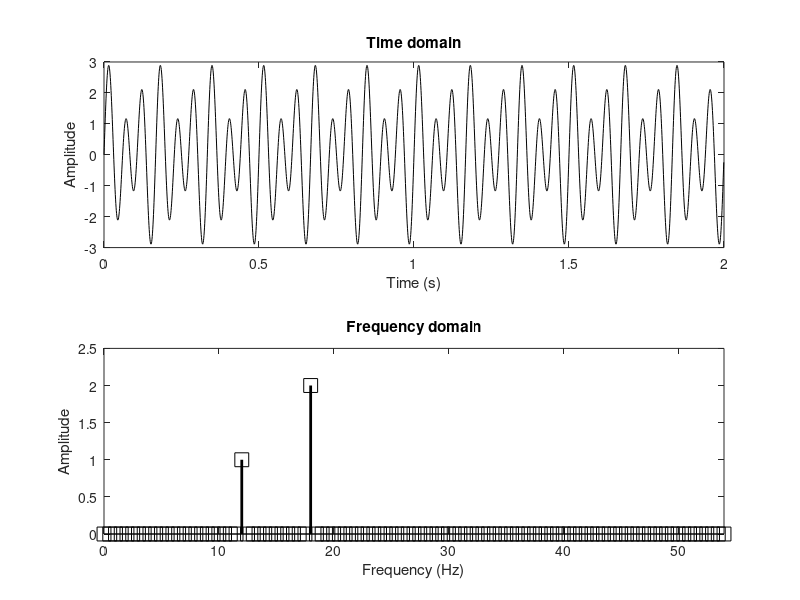

Write MATLAB code to recreate this figure. (Note: this script raises an error after producing the figure.)
%%
%     COURSE: Advanced neuroscience techniques
%    LECTURE: Spectral source separation
% Instructor: mikexcohen.com
%
%%


%%
% Intro to "static" spectral analysis via FFT
%

%% Generate a multispectral noisy signal

% simulation parameters
srate = 1234; % in Hz
npnts = srate*2; % 2 seconds
time  = (0:npnts-1)/srate;

% frequencies to include
frex  = [ 12 18 ];


% loop over frequencies to create signal
signal = zeros(size(time));
for fi=1:length(frex)
    signal = signal + fi*sin(2*pi*frex(fi)*time);
end


% add some noise
noiselevel = 0;
signal = signal + noiselevel * randn(size(signal));


% plot the time-domain signal
figure(1), clf
subplot(211)

plot(time,signal,'k')
xlabel('Time (s)'), ylabel('Amplitude')
title('Time domain')


%% spectral analysis

% amplitude spectrum via Fourier transform
signalX = fft(signal);
signalAmp = 2*abs(signalX)/npnts;

% vector of frequencies in Hz
hz = linspace(0,srate/2,floor(npnts/2)+1);


% and plot
subplot(212)
stem(hz,signalAmp(1:length(hz)),'ks','linewidth',2,'markersize',10)
set(gca,'xlim',[0 max(frex)*3])
xlabel('Frequency (Hz)'), ylabel('Amplitude')
title('Frequency domain')


%%% Question: Is it easier to understand the features of the signal in the
%             time-domain or in the frequency-domain?
%
%%% Question: Which domain is more robust to noise? 
%             Try changing the "noiselevel" variable.

%%

%% example static power spectrum in real EEG data

% load data
load EEGrestingState.mat
N = length(eegdata);

% time vector
timevec = (0:N-1)/srate;

% plot the data in the time domain
figure(2), clf
plot(timevec,eegdata,'k')
xlabel('Time (seconds)'), ylabel('Voltage (\muV)')
title('Time domain')

%%% Question: What are the prominent spectral features?
%             Zoom in and count!
zoom on

%% "static" FFT over entire period

eegpow = abs( fft(eegdata)/N ).^2;
hz = linspace(0,srate/2,floor(N/2)+1);

figure(3), clf
plot(hz,eegpow(1:length(hz)),'k')
set(gca,'xlim',[0 60],'yscale','log')
xlabel('Frequency (Hz)'), ylabel('Power')

%%% Question: MXC claims there are 3 prominent features in this power spectrum.
%             What are they?!

%% MATLAB pwelch function (window+FFT)

% Note for Octave users: You will need to install the signal package (look online how to do this)
%                        and then run the following line:
%pkg load signal


% create Hann window
winsize = 2*srate; % 2-second window
hannw = .5 - cos(2*pi*linspace(0,1,winsize))./2;

% number of FFT points (frequency resolution)
nfft = srate*100;

figure(4), clf
pwelch(eegdata,hannw,round(winsize/4),nfft,srate); % for MATLAB
%pwelch(eegdata,hannw,.5,nfft,srate); % Octave uses this line instead
set(gca,'xlim',[0 60])
title('Power via Welch''s method')

%%% Question: How does this figure compare to the previous one?

%%


%% Effects of non-stationarities on static power spectrum

% simulation details
srate = 1000;
t = 0:1/srate:10;
n = length(t);


% create signals (sine wave and linear chirp)
f  = [2 10];
ff = linspace(f(1),mean(f),n);
signal1 = sin(2*pi.*ff.*t);
signal2 = sin(2*pi.*mean(ff).*t);

% Fourier spectra
signal1X = fft(signal1)/n;
signal2X = fft(signal2)/n;
hz = linspace(0,srate/2,floor(n/2));



% plot the signals in the time domain
figure(5), clf
subplot(211)
% plot(t,signal1,'b'), hold on
% plot(t,signal2,'r')
xlabel('Time (sec.)'), ylabel('Amplitude')
set(gca,'ylim',[-1.1 1.1])
title('Time domain')



% and their amplitude spectra
subplot(212)
stem(hz,2*abs(signal1X(1:length(hz))),'.-','linewidth',2), hold on
stem(hz,2*abs(signal2X(1:length(hz))),'r.-','linewidth',2)
xlabel('Frequency (Hz)'), ylabel('Amplitude')
set(gca,'xlim',[0 20])
title('Frequency domain')

%% 


%%
% enough MATLAB... back to the lecture!!
%




%%
% Intro to time-frequency analysis
%


%% create signal (chirp) used in the following examples

% simulation details and create chirp
fs     = 1000; % sampling rate
time   = 0:1/fs:5;
npnts  = length(time);
f      = [10 30]; % frequencies in Hz
ff     = linspace(f(1),mean(f),npnts);
signal = sin(2*pi.*ff.*time);



figure(6), clf

% plot signal
subplot(511)
plot(time,signal,'k','linewidth',2)
xlabel('Time (s)'), ylabel('Amplitude')
title('Time domain signal')

% compute power spectrum
sigpow = 2*abs(fft(signal)/npnts).^2;
hz     = linspace(0,fs/2,floor(npnts/2)+1);

% and plot
subplot(512)
plot(hz,sigpow(1:length(hz)),'k','linewidth',2)
xlabel('Frequency (Hz)'), ylabel('Power')
set(gca,'xlim',[0 80])


%% Creating a time-frequency plot using filter-Hilbert

% frequencies to extract
minfreq =  5; % Hz
maxfreq = 40; % Hz
numfrex = 50;

% Complex Morlet wavelet 
% convolution

% the vector of frequencies
frex = linspace(minfreq,maxfreq,numfrex);

% Gaussian filter width
fwhm = 6; % in Hz


% initialize output matrix
tf = zeros(numfrex,npnts);

for fi=1:numfrex
    
    % filter data
    fdat = filterFGx( signal ,fs,frex(fi),fwhm);
    
    % get power (amplitude squared)
    ampts = abs(hilbert( fdat )).^2;
    
    % dB normalization
    tf(fi,:) = ampts;
end

%
% plot!
subplot(5,1,3:5)
contourf(time,frex,tf,40,'linecolor','none')
% set(gca,'xlim',[-.1 1.2],'clim',[-1 1]*20)
xlabel('Time (s)')
ylabel('Frequency (Hz)')


%% example in real V1 LFP data

load v1.mat

% plot the data in the time domain
figure(7), clf
subplot(411), hold on
plot(timevec,mean(data,2),'k','linewidth',2)
plot([0 0],get(gca,'ylim'),'k--')
plot([.5 .5],get(gca,'ylim'),'k--')
title('Time domain')
xlabel('Time (s)'), ylabel('Voltage (\muV)')
set(gca,'xlim',[-.2 1.4])


% static power spectrum
static = mean( abs(fft(data)/size(data,1)).^2 ,2);
hz = linspace(0,srate,size(data,1));
subplot(412)
plot(hz,static,'k','linewidth',2)
title('Frequency domain')
xlabel('Frequency (Hz)')
set(gca,'xlim',[0 80],'yscale','log','ylim',[1e2 1e4])

%% Creating a time-frequency plot using filter-Hilbert

clear % a clear MATLAB workspace is a clean mental workspace

% load data
load v1_laminar.mat
whos % check out the data

% only from one channel
chan2use = 7; % corresponds to layer-IV


% frequencies to extract
minfreq = 10; % Hz
maxfreq = 90; % Hz
numfrex = 30;

% the vector of frequencies
frex = linspace(minfreq,maxfreq,numfrex);

% Gaussian filter width
fwhm = 6; % in Hz

% baseline time window
bidx = dsearchn(timevec',[-.4 -.1]');


% initialize output matrix
tf = zeros(numfrex,length(timevec));

for fi=1:numfrex
    
    % filter data
    fdat = filterFGx( squeeze(csd(chan2use,:,:))' ,srate,frex(fi),fwhm)';
    
    % get power (amplitude squared)
    ampts = abs(hilbert( fdat )).^2;
    
    % average over trials
    ampts = mean(ampts,2);
    
    % get baseline
    basepow = mean(ampts(bidx(1):bidx(2)));
    
    % dB normalization
    tf(fi,:) = 10*log10( ampts/basepow );
end

%
% plot!
figure(11), clf
contourf(timevec,frex,tf,40,'linecolor','none')
set(gca,'xlim',[-.1 1.2],'clim',[-1 1]*20)
xlabel('Time (s)')
ylabel('Frequency (Hz)')

%% done.
